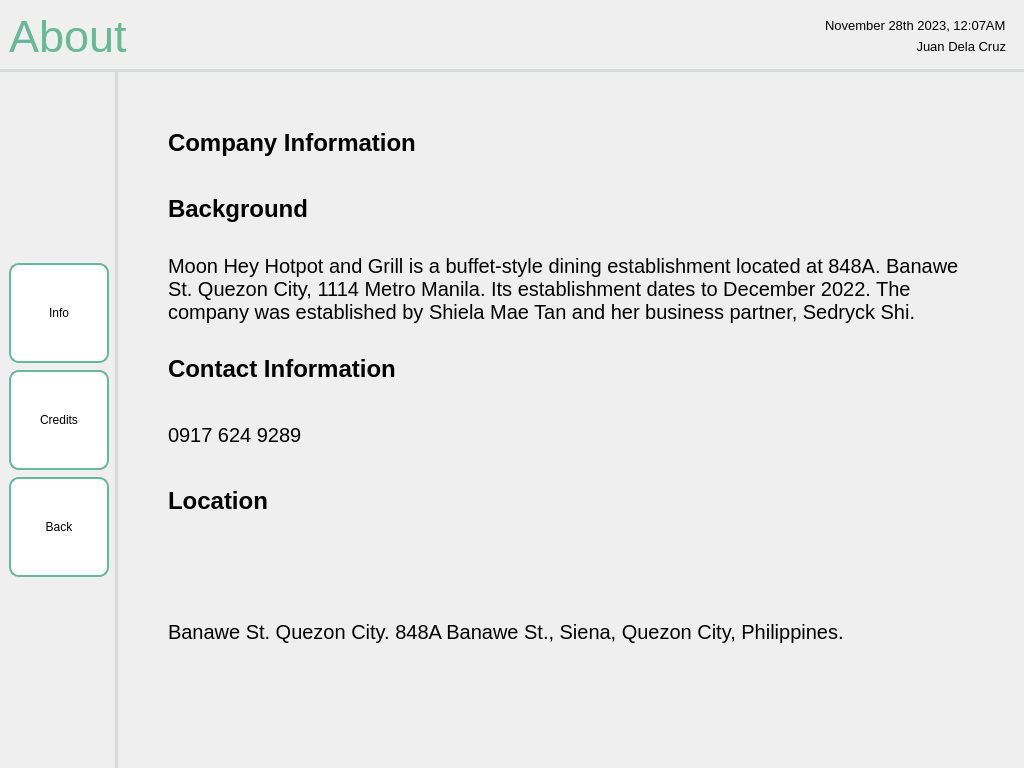
<?xml version="1.0" encoding="UTF-8"?>
<ui version="4.0">
 <class>MainWindow</class>
 <widget class="QMainWindow" name="MainWindow">
  <property name="geometry">
   <rect>
    <x>0</x>
    <y>0</y>
    <width>1024</width>
    <height>768</height>
   </rect>
  </property>
  <property name="sizePolicy">
   <sizepolicy hsizetype="Preferred" vsizetype="Preferred">
    <horstretch>0</horstretch>
    <verstretch>0</verstretch>
   </sizepolicy>
  </property>
  <property name="minimumSize">
   <size>
    <width>0</width>
    <height>0</height>
   </size>
  </property>
  <property name="windowTitle">
   <string>MainWindow</string>
  </property>
  <widget class="QWidget" name="centralwidget">
   <layout class="QHBoxLayout" name="horizontalLayout">
    <property name="leftMargin">
     <number>0</number>
    </property>
    <property name="topMargin">
     <number>0</number>
    </property>
    <property name="rightMargin">
     <number>0</number>
    </property>
    <property name="bottomMargin">
     <number>0</number>
    </property>
    <item>
     <widget class="QFrame" name="frame">
      <property name="sizePolicy">
       <sizepolicy hsizetype="Preferred" vsizetype="Preferred">
        <horstretch>0</horstretch>
        <verstretch>0</verstretch>
       </sizepolicy>
      </property>
      <property name="frameShape">
       <enum>QFrame::NoFrame</enum>
      </property>
      <property name="frameShadow">
       <enum>QFrame::Plain</enum>
      </property>
      <layout class="QGridLayout" name="gridLayout_2">
       <property name="leftMargin">
        <number>0</number>
       </property>
       <property name="topMargin">
        <number>0</number>
       </property>
       <property name="rightMargin">
        <number>0</number>
       </property>
       <property name="bottomMargin">
        <number>0</number>
       </property>
       <property name="spacing">
        <number>0</number>
       </property>
       <item row="1" column="0">
        <widget class="QWidget" name="navBar" native="true">
         <property name="sizePolicy">
          <sizepolicy hsizetype="Fixed" vsizetype="Preferred">
           <horstretch>0</horstretch>
           <verstretch>0</verstretch>
          </sizepolicy>
         </property>
         <property name="styleSheet">
          <string notr="true">QWidget {
    border-right: 3px solid #D8DBD9;
}
</string>
         </property>
         <layout class="QVBoxLayout" name="verticalLayout_7">
          <property name="spacing">
           <number>7</number>
          </property>
          <item>
           <spacer name="verticalSpacer_4">
            <property name="orientation">
             <enum>Qt::Vertical</enum>
            </property>
            <property name="sizeHint" stdset="0">
             <size>
              <width>20</width>
              <height>40</height>
             </size>
            </property>
           </spacer>
          </item>
          <item>
           <widget class="QPushButton" name="editUserButton">
            <property name="minimumSize">
             <size>
              <width>100</width>
              <height>100</height>
             </size>
            </property>
            <property name="maximumSize">
             <size>
              <width>100</width>
              <height>100</height>
             </size>
            </property>
            <property name="layoutDirection">
             <enum>Qt::LeftToRight</enum>
            </property>
            <property name="styleSheet">
             <string notr="true">QPushButton {
    background-color: white;
    border: 2px solid #67B99A;
    color: black;
    padding: 8px 16px;
    border-radius: 10px;
}

QPushButton:hover {
    border: 2px solid #4D926D;
}

QPushButton:pressed {
	background-color: #F0F0F0;
	border: 2px solid #265C42;
}</string>
            </property>
            <property name="text">
             <string>Info</string>
            </property>
            <property name="autoRepeat">
             <bool>false</bool>
            </property>
            <property name="autoExclusive">
             <bool>false</bool>
            </property>
           </widget>
          </item>
          <item>
           <widget class="QPushButton" name="pushButton">
            <property name="minimumSize">
             <size>
              <width>100</width>
              <height>100</height>
             </size>
            </property>
            <property name="maximumSize">
             <size>
              <width>100</width>
              <height>100</height>
             </size>
            </property>
            <property name="styleSheet">
             <string notr="true">QPushButton {
    background-color: white;
    border: 2px solid #67B99A;
    color: black;
    padding: 8px 16px;
    border-radius: 10px;
}

QPushButton:hover {
    border: 2px solid #4D926D;
}

QPushButton:pressed {
	background-color: #F0F0F0;
	border: 2px solid #265C42;
}</string>
            </property>
            <property name="text">
             <string>Credits</string>
            </property>
           </widget>
          </item>
          <item>
           <widget class="QPushButton" name="backButton">
            <property name="sizePolicy">
             <sizepolicy hsizetype="Fixed" vsizetype="Fixed">
              <horstretch>0</horstretch>
              <verstretch>0</verstretch>
             </sizepolicy>
            </property>
            <property name="minimumSize">
             <size>
              <width>100</width>
              <height>100</height>
             </size>
            </property>
            <property name="maximumSize">
             <size>
              <width>100</width>
              <height>100</height>
             </size>
            </property>
            <property name="font">
             <font>
              <pointsize>9</pointsize>
             </font>
            </property>
            <property name="styleSheet">
             <string notr="true">QPushButton {
    background-color: white;
    border: 2px solid #67B99A;
    color: black;
    padding: 8px 16px;
    border-radius: 10px;
}

QPushButton:hover {
    border: 2px solid #4D926D;
}

QPushButton:pressed {
	background-color: #F0F0F0;
	border: 2px solid #265C42;
}</string>
            </property>
            <property name="text">
             <string>Back</string>
            </property>
            <property name="icon">
             <iconset>
              <normaloff>:/logos/Icons/entypo_back.png</normaloff>:/logos/Icons/entypo_back.png</iconset>
            </property>
            <property name="autoRepeat">
             <bool>false</bool>
            </property>
           </widget>
          </item>
          <item>
           <spacer name="verticalSpacer_5">
            <property name="orientation">
             <enum>Qt::Vertical</enum>
            </property>
            <property name="sizeHint" stdset="0">
             <size>
              <width>20</width>
              <height>40</height>
             </size>
            </property>
           </spacer>
          </item>
         </layout>
        </widget>
       </item>
       <item row="0" column="0" colspan="2">
        <widget class="QWidget" name="header" native="true">
         <property name="styleSheet">
          <string notr="true">QWidget {
    border-bottom: 3px solid #D8DBD9; 
}
</string>
         </property>
         <layout class="QHBoxLayout" name="horizontalLayout_13">
          <item>
           <widget class="QLabel" name="titleLabel">
            <property name="font">
             <font>
              <pointsize>-1</pointsize>
             </font>
            </property>
            <property name="layoutDirection">
             <enum>Qt::LeftToRight</enum>
            </property>
            <property name="styleSheet">
             <string notr="true">QLabel {
    color: #67B99A;
    font-size: 45px;
}</string>
            </property>
            <property name="text">
             <string>About</string>
            </property>
            <property name="scaledContents">
             <bool>false</bool>
            </property>
           </widget>
          </item>
          <item>
           <spacer name="horizontalSpacer_2">
            <property name="orientation">
             <enum>Qt::Horizontal</enum>
            </property>
            <property name="sizeHint" stdset="0">
             <size>
              <width>40</width>
              <height>20</height>
             </size>
            </property>
           </spacer>
          </item>
          <item>
           <widget class="QFrame" name="systemLabel">
            <layout class="QVBoxLayout" name="verticalLayout_12">
             <item>
              <widget class="QLabel" name="sysTimeDate">
               <property name="font">
                <font>
                 <pointsize>10</pointsize>
                </font>
               </property>
               <property name="styleSheet">
                <string notr="true">QLabel {
    color: black;
}</string>
               </property>
               <property name="text">
                <string>November 28th 2023, 12:07AM</string>
               </property>
              </widget>
             </item>
             <item>
              <widget class="QLabel" name="userName">
               <property name="font">
                <font>
                 <pointsize>10</pointsize>
                </font>
               </property>
               <property name="styleSheet">
                <string notr="true">QLabel {
    color: black;
}</string>
               </property>
               <property name="text">
                <string>Juan Dela Cruz</string>
               </property>
               <property name="alignment">
                <set>Qt::AlignRight|Qt::AlignTrailing|Qt::AlignVCenter</set>
               </property>
              </widget>
             </item>
            </layout>
           </widget>
          </item>
         </layout>
        </widget>
       </item>
       <item row="1" column="1">
        <widget class="QScrollArea" name="scrollArea">
         <property name="frameShape">
          <enum>QFrame::NoFrame</enum>
         </property>
         <property name="frameShadow">
          <enum>QFrame::Sunken</enum>
         </property>
         <property name="lineWidth">
          <number>1</number>
         </property>
         <property name="widgetResizable">
          <bool>true</bool>
         </property>
         <widget class="QWidget" name="scrollAreaWidgetContents">
          <property name="geometry">
           <rect>
            <x>0</x>
            <y>0</y>
            <width>903</width>
            <height>1258</height>
           </rect>
          </property>
          <layout class="QVBoxLayout" name="verticalLayout">
           <property name="spacing">
            <number>25</number>
           </property>
           <property name="leftMargin">
            <number>50</number>
           </property>
           <property name="topMargin">
            <number>50</number>
           </property>
           <property name="rightMargin">
            <number>50</number>
           </property>
           <property name="bottomMargin">
            <number>50</number>
           </property>
           <item>
            <widget class="QLabel" name="label">
             <property name="font">
              <font>
               <pointsize>18</pointsize>
               <bold>true</bold>
              </font>
             </property>
             <property name="text">
              <string>Company Information</string>
             </property>
            </widget>
           </item>
           <item>
            <widget class="QLabel" name="label_2">
             <property name="font">
              <font>
               <pointsize>18</pointsize>
               <bold>true</bold>
              </font>
             </property>
             <property name="text">
              <string>Background</string>
             </property>
            </widget>
           </item>
           <item>
            <widget class="QLabel" name="label_3">
             <property name="minimumSize">
              <size>
               <width>200</width>
               <height>0</height>
              </size>
             </property>
             <property name="maximumSize">
              <size>
               <width>800</width>
               <height>16777215</height>
              </size>
             </property>
             <property name="font">
              <font>
               <pointsize>15</pointsize>
              </font>
             </property>
             <property name="text">
              <string>Moon Hey Hotpot and Grill is a buffet-style dining establishment located at 848A. Banawe St. Quezon City, 1114 Metro Manila. Its establishment dates to December 2022. The company was established by Shiela Mae Tan and her business partner, Sedryck Shi.</string>
             </property>
             <property name="scaledContents">
              <bool>false</bool>
             </property>
             <property name="alignment">
              <set>Qt::AlignLeading|Qt::AlignLeft|Qt::AlignTop</set>
             </property>
             <property name="wordWrap">
              <bool>true</bool>
             </property>
            </widget>
           </item>
           <item>
            <widget class="QLabel" name="label_4">
             <property name="font">
              <font>
               <pointsize>18</pointsize>
               <bold>true</bold>
              </font>
             </property>
             <property name="text">
              <string>Contact Information</string>
             </property>
            </widget>
           </item>
           <item>
            <widget class="QLabel" name="label_5">
             <property name="font">
              <font>
               <pointsize>15</pointsize>
              </font>
             </property>
             <property name="text">
              <string>0917 624 9289</string>
             </property>
            </widget>
           </item>
           <item>
            <widget class="QLabel" name="label_6">
             <property name="font">
              <font>
               <pointsize>18</pointsize>
               <bold>true</bold>
              </font>
             </property>
             <property name="text">
              <string>Location</string>
             </property>
            </widget>
           </item>
           <item>
            <widget class="QLabel" name="label_9">
             <property name="text">
              <string/>
             </property>
             <property name="pixmap">
              <pixmap>../../../assets/Other Images/mapScreenshot.png</pixmap>
             </property>
            </widget>
           </item>
           <item>
            <widget class="QLabel" name="label_7">
             <property name="font">
              <font>
               <pointsize>15</pointsize>
              </font>
             </property>
             <property name="text">
              <string>Banawe St. Quezon City. 848A Banawe St., Siena, Quezon City, Philippines.</string>
             </property>
            </widget>
           </item>
           <item>
            <widget class="QLabel" name="label_8">
             <property name="text">
              <string/>
             </property>
             <property name="pixmap">
              <pixmap>:/otherImages/Other Images/mapScreenshot.png</pixmap>
             </property>
            </widget>
           </item>
          </layout>
         </widget>
        </widget>
       </item>
      </layout>
     </widget>
    </item>
   </layout>
  </widget>
 </widget>
 <resources>
  <include location="../../../assets/resourceFile.qrc"/>
  <include location="../../assets/resourceFile.qrc"/>
 </resources>
 <connections/>
</ui>
